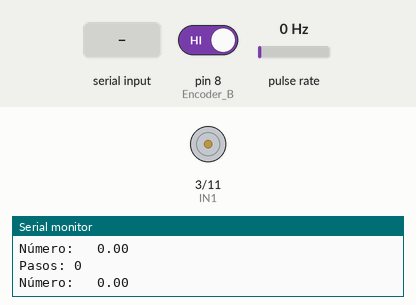
This sketch was run on a simulated Arduino Uno, built with avr-gcc and run on an emulated ATmega328P. Shown: motor-driver pin pairs drawn as motors (green arrow = first pin HIGH = forward, orange = second pin HIGH = backward, longer = more drive), the last lines printed to the serial monitor. Wiring (inferred from the names in the program): pulse sensor: data pin 2. The test bench sets the inputs (shaded band); at power-on: pin 8 (Encoder_B) HIGH, pulse rate 0 Hz.

Above: at 1.2 s.
1.3 s: "5\n" received over Serial
At 2.1 s:
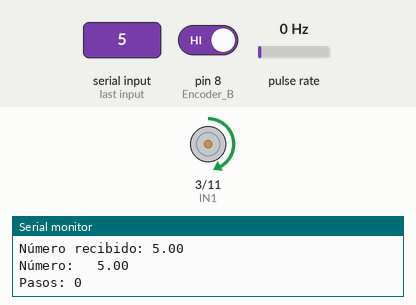
At 3.5 s:
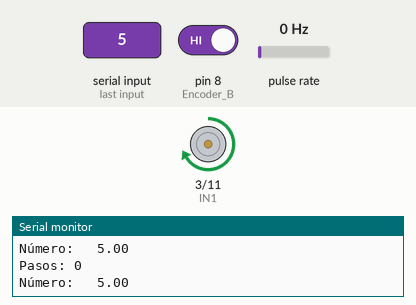
Timing chart, 0 to 5.0 s (numbered marks = the images above; inputs shaded):
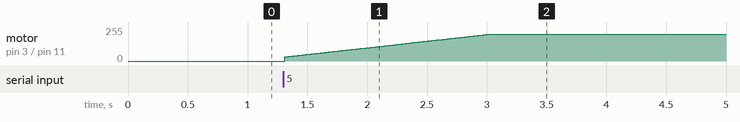

The sketch:

ControlPosicion.ino
```cpp
/*
 * Control de Posición
 * Autor: Juan David Cruz Useche
 * Descripción: Este código permite controlar la posición de un motor DC con un encoder cuadraturo.
 *
 * Componentes:
 * - Arduino UNO
 * - Motor DC
 * - Encoder cuadraturo
 *
 * Licencia: Este código es de libre uso y distribución bajo la licencia MIT (modificar según sea necesario).
 */
#include <PinChangeInterrupt.h>
#include <PinChangeInterruptBoards.h>
#include <PinChangeInterruptPins.h>
#include <PinChangeInterruptSettings.h>
#include <TimerOne.h>
//Motor Grande Pines:
//Naranja Encoder_B
//Blanco Encoder_A
//Verde GND
//Gris 5V
#define Encoder      2 // Quadrature encoder A pin
#define Encoder_B    8 //Amarillo--> Cafe
#define IN1          3
#define IN2          11
#define END_stop1    13
//-------Variables Controlador-------------
float kp = 6;
float ki = 0.02, kd = 0.02;
float numero;
float input, output, setpoint;
float iTerm = 0, lastInput = 0, dInput = 0, error = 0;
int outMin = -200, outMax = 200;
int sampleTime = 10; // This value is in milliseconds
//----------------------------------------
volatile long encoderPos = 0;
volatile long lastEncoderPos = 0; // Variable to store the previous encoder position
//----------------------------------------
const int VALOR_PISO_1 = 1;
const int VALOR_PISO_2 = 2900;
const int VALOR_PISO_3 = 5600;
const int VALOR_PISO_4 = 8300;
int pisoActual = 1;
int pisoObjetivo = 1;
//----------------------------------------
float piso1=0;
float piso2=0;
float piso3=0;
float piso4=0;
int valor1=0;
int valor2=0;
int valor3=0;
int valor4=0;

void setup() {
  Serial.begin(115200);
  pinMode(Encoder, INPUT);
  pinMode(Encoder_B, INPUT);
  pinMode(END_stop1, INPUT);
  //----------------------------------------
  attachPCINT(digitalPinToPCINT(Encoder), encoder, CHANGE); // Detect both rising and falling edges
  attachPCINT(digitalPinToPCINT(Encoder_B), encoder, CHANGE);
  //----------------------------------------
  Timer1.initialize(sampleTime * 1000); // Setup Timer1
  Timer1.attachInterrupt(moveTo);
}

void loop() {
  Serial.print("Pasos: ");
  Serial.println(encoderPos);

  if (Serial.available() > 0) {
    int nuevoNumero = Serial.parseInt();
    if (nuevoNumero != 0) {
      numero = nuevoNumero;
      Serial.print("Número recibido: ");
      Serial.println(numero);
    }
  }
  Serial.print("Número:   ");
  Serial.println(numero);
  delay(100);
}

void encoder() {
  int MSB = digitalRead(Encoder);
  int LSB = digitalRead(Encoder_B);
  int encoded = (MSB << 1) | LSB;
  int sum = (lastEncoderPos << 2) | encoded;

  if (sum == 0b1101 || sum == 0b0100 || sum == 0b0010 || sum == 0b1011) {
    encoderPos++;
  } else if (sum == 0b1110 || sum == 0b0111 || sum == 0b0001 || sum == 0b1000) {
    encoderPos--;
  }

  lastEncoderPos = encoded; // Update the last encoder position
}

void moveTo() {
  setpoint = numero;
  input = encoderPos;
  error = setpoint - input;
  iTerm += ki * error * sampleTime;
  if (iTerm > outMax) iTerm = outMax;
  else if (iTerm < outMin) iTerm = outMin;
  dInput = (input - lastInput) / sampleTime;
  output = kp * error + iTerm - kd * dInput;
  if (output > outMax) output = outMax;
  else if (output < outMin) output = outMin;
  lastInput = input;
  pwmOut(output);
}

void pwmOut(int out) {
  if (out > 0) {
    analogWrite(IN1, out);
    analogWrite(IN2, 0);
  } else {
    analogWrite(IN1, 0);
    analogWrite(IN2, abs(out));
  }
}
```

Measured:
- after the input at 1.3 s, motor on pin 3 (IN1) / pin 11 (IN2): moves from stopped to forward 200/255 over 1.7 s, starting at once
